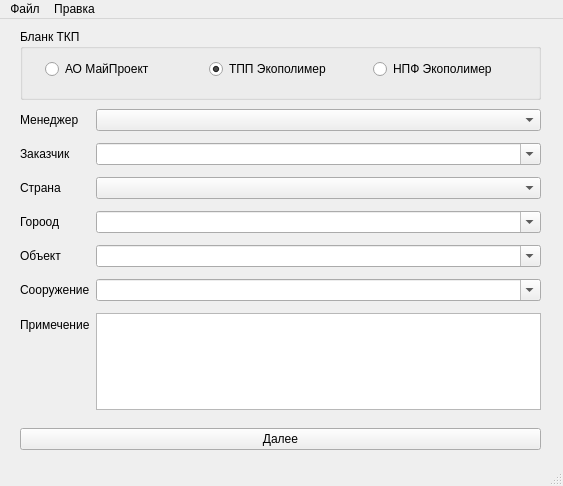
<?xml version="1.0" encoding="UTF-8"?>
<ui version="4.0">
 <class>MainWindow</class>
 <widget class="QMainWindow" name="MainWindow">
  <property name="geometry">
   <rect>
    <x>0</x>
    <y>0</y>
    <width>563</width>
    <height>486</height>
   </rect>
  </property>
  <property name="windowTitle">
   <string>MainWindow</string>
  </property>
  <widget class="QWidget" name="centralwidget">
   <widget class="QGroupBox" name="gr_comp">
    <property name="geometry">
     <rect>
      <x>20</x>
      <y>10</y>
      <width>521</width>
      <height>71</height>
     </rect>
    </property>
    <property name="title">
     <string>Бланк ТКП</string>
    </property>
    <widget class="QWidget" name="horizontalLayoutWidget">
     <property name="geometry">
      <rect>
       <x>10</x>
       <y>20</y>
       <width>501</width>
       <height>41</height>
      </rect>
     </property>
     <layout class="QHBoxLayout" name="horizontalLayout">
      <property name="leftMargin">
       <number>15</number>
      </property>
      <item>
       <widget class="QRadioButton" name="comp_mp">
        <property name="text">
         <string>АО МайПроект</string>
        </property>
       </widget>
      </item>
      <item>
       <widget class="QRadioButton" name="comp_tpp">
        <property name="text">
         <string>ТПП Экополимер</string>
        </property>
        <property name="checked">
         <bool>true</bool>
        </property>
       </widget>
      </item>
      <item>
       <widget class="QRadioButton" name="comp_npf">
        <property name="text">
         <string>НПФ Экополимер</string>
        </property>
       </widget>
      </item>
     </layout>
    </widget>
   </widget>
   <widget class="QWidget" name="formLayoutWidget_2">
    <property name="geometry">
     <rect>
      <x>20</x>
      <y>90</y>
      <width>521</width>
      <height>301</height>
     </rect>
    </property>
    <layout class="QFormLayout" name="formLayout_2">
     <property name="verticalSpacing">
      <number>12</number>
     </property>
     <item row="6" column="1">
      <widget class="QComboBox" name="cmb_location">
       <property name="editable">
        <bool>true</bool>
       </property>
      </widget>
     </item>
     <item row="6" column="0">
      <widget class="QLabel" name="label_6">
       <property name="text">
        <string>Сооружение</string>
       </property>
      </widget>
     </item>
     <item row="5" column="0">
      <widget class="QLabel" name="label_5">
       <property name="text">
        <string>Объект</string>
       </property>
      </widget>
     </item>
     <item row="3" column="1">
      <widget class="QComboBox" name="cmb_country"/>
     </item>
     <item row="5" column="1">
      <widget class="QComboBox" name="cmb_object">
       <property name="editable">
        <bool>true</bool>
       </property>
      </widget>
     </item>
     <item row="2" column="1">
      <widget class="QComboBox" name="cmb_customer">
       <property name="editable">
        <bool>true</bool>
       </property>
      </widget>
     </item>
     <item row="4" column="1">
      <widget class="QComboBox" name="cmb_city">
       <property name="editable">
        <bool>true</bool>
       </property>
      </widget>
     </item>
     <item row="4" column="0">
      <widget class="QLabel" name="label_4">
       <property name="text">
        <string>Гороод</string>
       </property>
      </widget>
     </item>
     <item row="3" column="0">
      <widget class="QLabel" name="label_3">
       <property name="text">
        <string>Страна</string>
       </property>
      </widget>
     </item>
     <item row="1" column="1">
      <widget class="QComboBox" name="cmb_manager"/>
     </item>
     <item row="2" column="0">
      <widget class="QLabel" name="label_2">
       <property name="text">
        <string>Заказчик</string>
       </property>
      </widget>
     </item>
     <item row="1" column="0">
      <widget class="QLabel" name="label">
       <property name="text">
        <string>Менеджер</string>
       </property>
      </widget>
     </item>
     <item row="7" column="0">
      <widget class="QLabel" name="label_7">
       <property name="text">
        <string>Примечение</string>
       </property>
      </widget>
     </item>
     <item row="7" column="1">
      <widget class="QPlainTextEdit" name="txt_note"/>
     </item>
    </layout>
   </widget>
   <widget class="QWidget" name="horizontalLayoutWidget_2">
    <property name="geometry">
     <rect>
      <x>20</x>
      <y>400</y>
      <width>521</width>
      <height>41</height>
     </rect>
    </property>
    <layout class="QHBoxLayout" name="horizontalLayout_2">
     <item>
      <widget class="QPushButton" name="btn_next">
       <property name="text">
        <string>Далее</string>
       </property>
      </widget>
     </item>
    </layout>
   </widget>
  </widget>
  <widget class="QMenuBar" name="menubar">
   <property name="geometry">
    <rect>
     <x>0</x>
     <y>0</y>
     <width>563</width>
     <height>21</height>
    </rect>
   </property>
   <widget class="QMenu" name="menu">
    <property name="title">
     <string>Правка</string>
    </property>
    <addaction name="window_param"/>
    <addaction name="mn_price_params"/>
   </widget>
   <widget class="QMenu" name="menu_bth_renew">
    <property name="title">
     <string>Файл</string>
    </property>
    <addaction name="update_data_in_sql"/>
   </widget>
   <addaction name="menu_bth_renew"/>
   <addaction name="menu"/>
  </widget>
  <widget class="QStatusBar" name="statusbar"/>
  <action name="window_param">
   <property name="text">
    <string>Параметры окна</string>
   </property>
  </action>
  <action name="mn_price_params">
   <property name="text">
    <string>Редактор цен</string>
   </property>
  </action>
  <action name="update_data_in_sql">
   <property name="text">
    <string>Обновить позицию в базе</string>
   </property>
  </action>
 </widget>
 <resources/>
 <connections/>
</ui>
